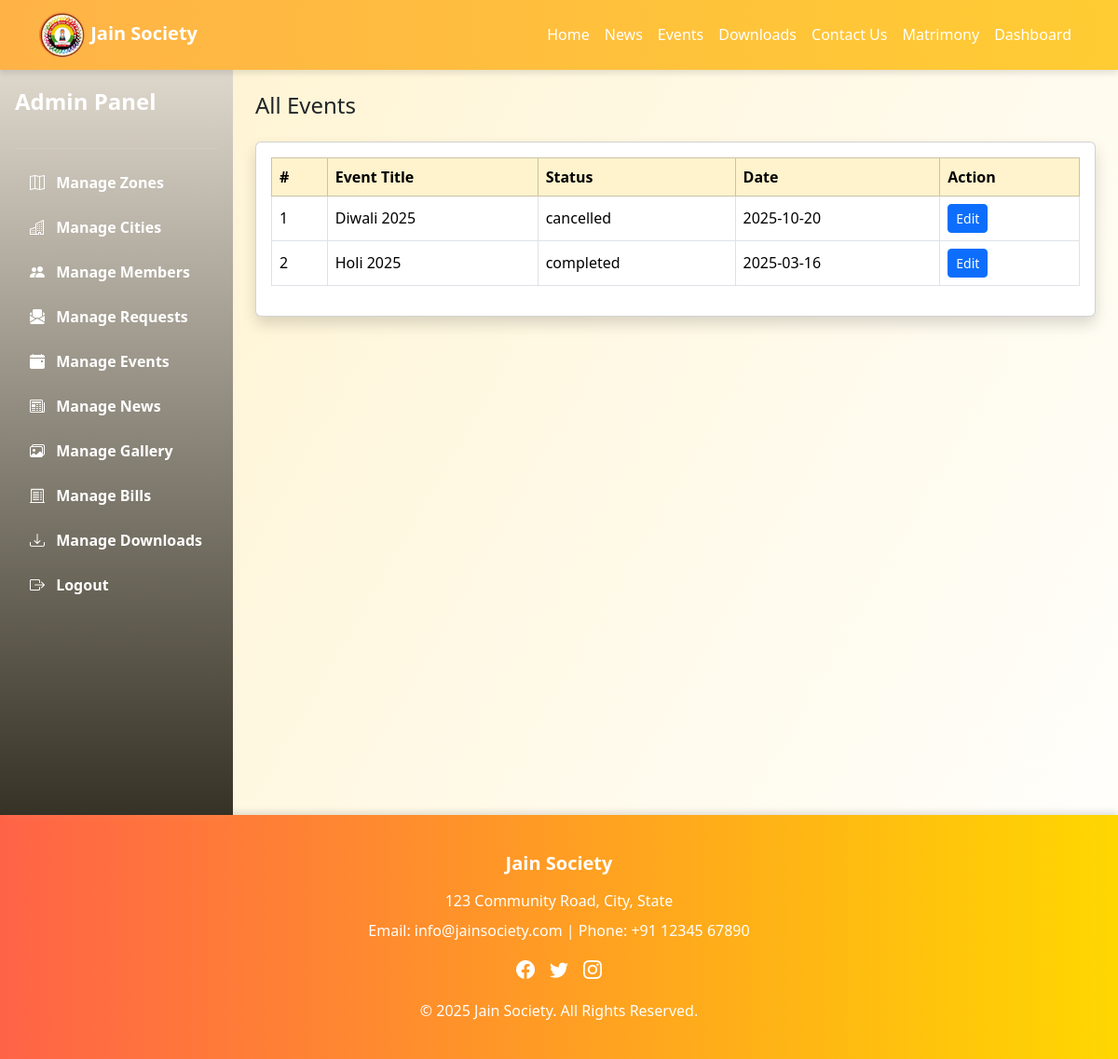
/editEvents.php (signed in), run on an earlier commit of the app's database.
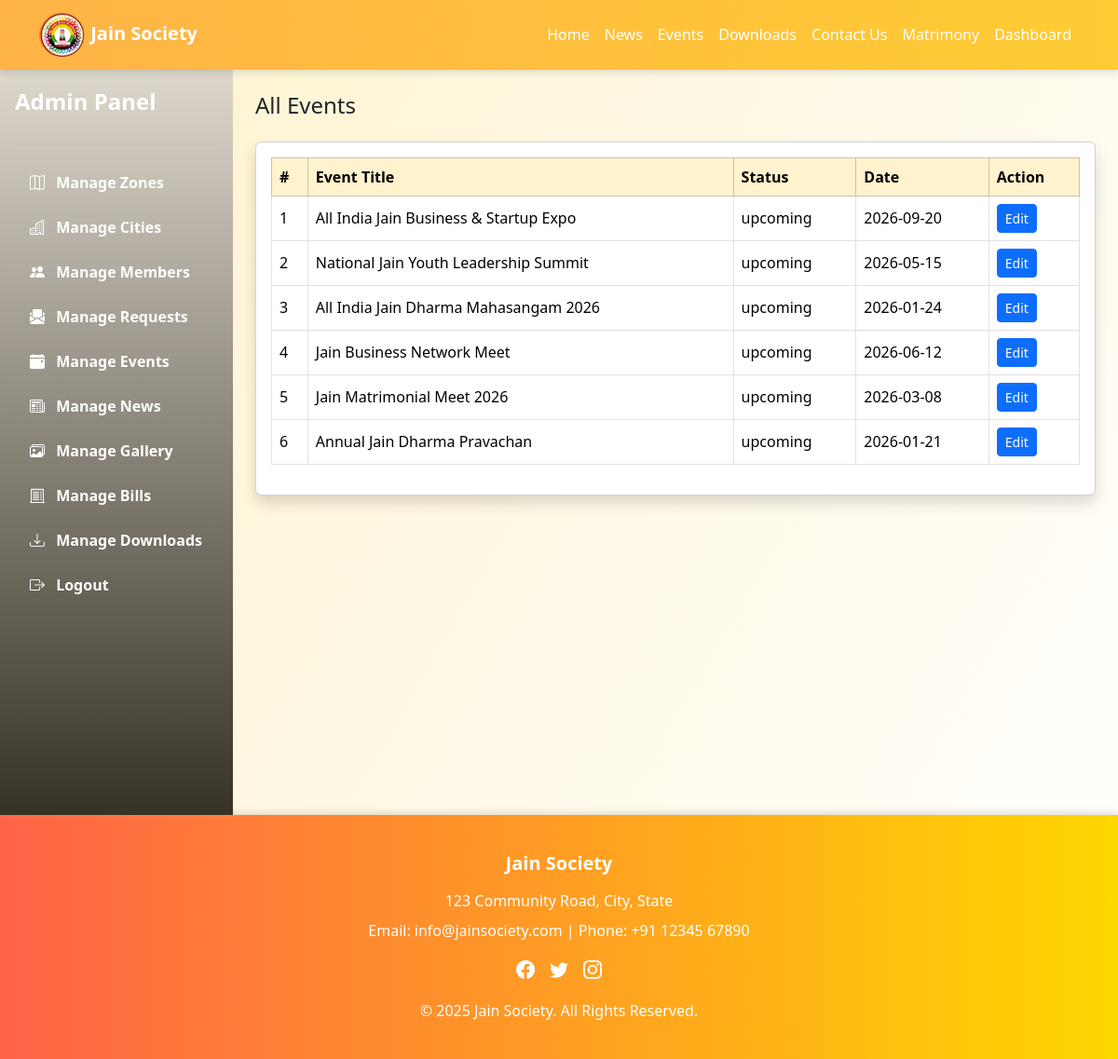
And on a later commit of the database.
### tables this page shows
CREATE TABLE IF NOT EXISTS `events` (
  `event_id` int NOT NULL AUTO_INCREMENT,
  `title` varchar(255) DEFAULT NULL,
  `description` text,
  `event_date` date DEFAULT NULL,
  `created_at` timestamp NULL DEFAULT CURRENT_TIMESTAMP,
  `event_time` text NOT NULL,
  `event_location` text NOT NULL,
  `event_status` varchar(50) NOT NULL,
  `event_img` text NOT NULL,
  `toshow_type` enum('all','zone','city','member') DEFAULT 'all',
  `toshow_id` int DEFAULT NULL,
  PRIMARY KEY (`event_id`)
);

### editEvents.php (the view, shortened to what this page needs)
<?php @session_start();
if(isset($_SESSION["uname"]) && $_SESSION["utype"]=='admin')
{
include("header.php");
include("connectdb.php");
?>
<main>
<div class="d-flex">
    <?php include('adminDashboard.php'); ?>
    <div class="flex-grow-1 p-4">
         <h4 class="mb-4">All Events</h4>
<div class="card shadow">
    <div class="card-body table-responsive">
        <table class="table table-bordered table-hover align-middle">
            <thead class="table-warning">
                <tr>
                    <th>#</th>
                    <th>Event Title</th>
                    <th>Status</th>
                    <th>Date</th>
                    <th>Action</th>
                </tr>
            </thead>
            <tbody>
            <?php
            $i=1;
            $q = mysqli_query($con,"SELECT * FROM events ORDER BY event_id DESC");
            while($row = mysqli_fetch_assoc($q)){
            ?>
                <tr>
                    <td><?= $i++ ?></td>
                    <td><?= $row['title'] ?></td>
                    <td>
                        <?=$row['event_status']?>
                    </td>
                    <td><?= $row['event_date'] ?></td>
                    <td>
                        <button class="btn btn-sm btn-primary"
                        onclick="editEvent(<?= $row['event_id'] ?>)">
                        Edit</button>
                    </td>
                </tr>
            <?php } ?>
            </tbody>
        </table>
    </div>
</div>
    </div>
</div>
</main>
<?php
include("footer.php");
}else{
    include("index.php");
}
?>

What changed in the data, as far as the page shows it:
removed events: title "Diwali 2025", event_status "cancelled", event_date "2025-10-20"
removed events: title "Holi 2025", event_status "completed", event_date "2025-03-16"
added events: title "All India Jain Business & Startup Expo", event_status "upcoming", event_date "2026-09-20"
added events: title "National Jain Youth Leadership Summit", event_status "upcoming", event_date "2026-05-15"
added events: title "All India Jain Dharma Mahasangam 2026", event_status "upcoming", event_date "2026-01-24"
added events: title "Jain Business Network Meet", event_status "upcoming", event_date "2026-06-12"
added events: title "Jain Matrimonial Meet 2026", event_status "upcoming", event_date "2026-03-08"
added events: title "Annual Jain Dharma Pravachan", event_status "upcoming", event_date "2026-01-21"
